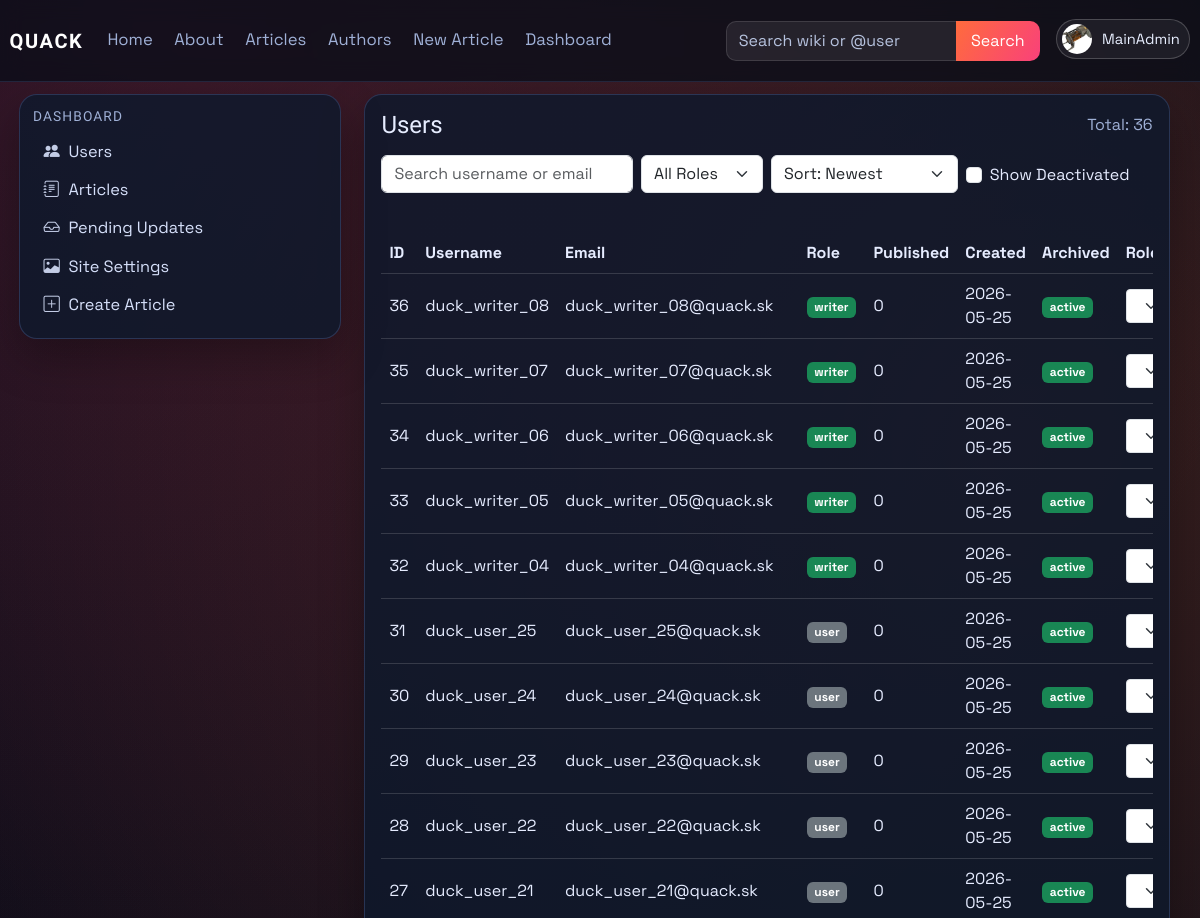
/dashboard/users (signed in, upper part), run on an earlier commit of the app's database.
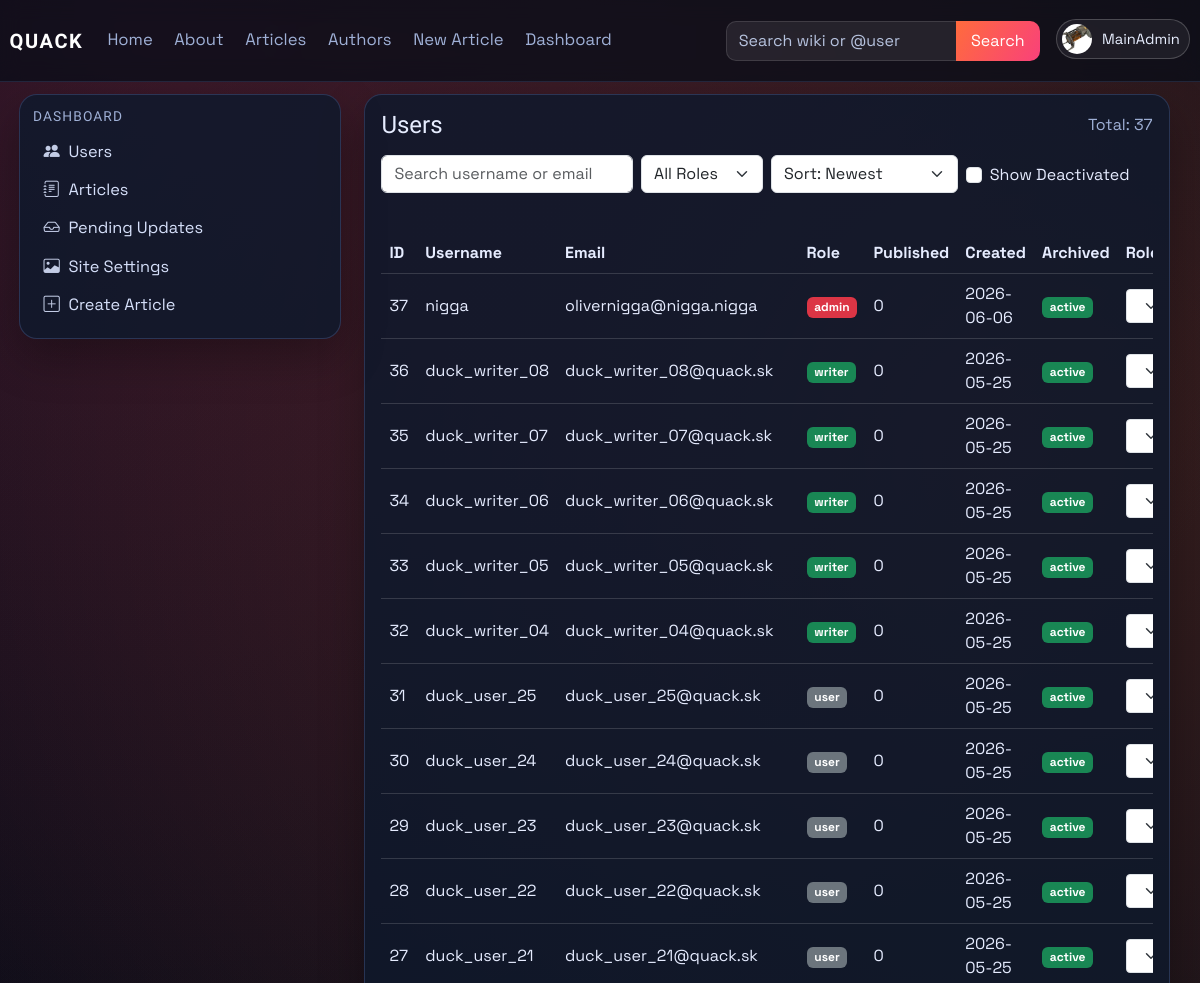
And on a later commit of the database.
### models.py (models this page shows, shortened)
class User(db.Model, UserMixin):
    id = db.Column(db.Integer, primary_key=True)
    username = db.Column(db.String(120), unique=True, nullable=False)
    email = db.Column(db.String(120), unique=True, nullable=False)
    password_hash = db.Column(db.String(128), nullable=False)
    profile_image_url = db.Column(db.String(120), nullable=True)
    public_display_name = db.Column(db.String(80), nullable=True)
    public_bio = db.Column(db.Text, nullable=True)
    created_at = db.Column(db.DateTime, default=datetime.utcnow)
    role = db.Column(db.String(30), default='user')
    is_archived = db.Column(db.Boolean, default=False, nullable=False)
    archived_at = db.Column(db.DateTime, nullable=True)

### main.py (the view)
@app.route('/dashboard/users')
@role_required(['admin'])
def dashboard_users():
    search = (request.args.get('q') or '').strip()
    role_filter = (request.args.get('role') or 'all').strip().lower()
    show_archived = request.args.get('show_archived') == '1'
    sort = (request.args.get('sort') or 'newest').strip().lower()
    query = User.query
    if not show_archived:
        query = query.filter(User.is_archived.is_(False))
    if search:
        like = f'%{search}%'
        query = query.filter((User.username.ilike(like)) | (User.email.ilike(like)))
    if role_filter in {'user', 'writer', 'admin'}:
        query = query.filter(User.role == role_filter)
    sort_map = {
        'newest': User.created_at.desc(),
        'oldest': User.created_at.asc(),
        'username_az': User.username.asc(),
        'username_za': User.username.desc(),
        'role_az': User.role.asc(),
        'role_za': User.role.desc(),
    }
    users = query.order_by(sort_map.get(sort, User.created_at.desc())).all()
    all_published_counts = published_article_counts_by_user()
    published_counts = {user.username: all_published_counts.get(user.username, 0) for user in users}
    role_form = RoleForm()
    return render_template(
        'dashboard_users.html',
        users=users,
        published_counts=published_counts,
        role_form=role_form,
        search=search,
        role_filter=role_filter,
        show_archived=show_archived,
        sort=sort,
    )

### templates/dashboard_users.html (shortened to what this page needs)
{% extends "_base.html" %}
{% block content %}
<div class="container-fluid px-0">
    <section id="users-section" class="card p-3">
        <div class="d-flex justify-content-between align-items-center mb-3">
            <h4 class="mb-0">Users</h4>
            <span class="text-muted">Total: {{ users|length }}</span>
        </div>
        <form method="GET" action="{{ url_for('dashboard_users') }}" class="row g-2 mb-3" id="usersFilterForm">
            <div class="col-md-4">
                <input class="form-control" type="search" name="q" value="{{ search }}" placeholder="Search username or email" id="usersSearch">
            </div>
            <div class="col-md-2">
                <select class="form-select" name="role" onchange="this.form.submit()">
                    <option value="all" {% if role_filter == 'all' %}selected{% endif %}>All Roles</option>
                </select>
            </div>
            <div class="col-md-3">
                <select class="form-select" name="sort" onchange="this.form.submit()">
                    <option value="newest" {% if sort == 'newest' %}selected{% endif %}>Sort: Newest</option>
                </select>
            </div>
            <div class="col-md-3">
                <div class="form-check mt-2">
                    <input class="form-check-input" type="checkbox" value="1" id="showArchivedUsers" name="show_archived" onchange="this.form.submit()" {% if show_archived %}checked{% endif %}>
                    <label class="form-check-label" for="showArchivedUsers">Show Deactivated</label>
                </div>
            </div>
        </form>
        <div class="table-responsive">
            <table class="table table-hover align-middle">
                <thead>
                    <tr>
                        <th>ID</th>
                        <th>Username</th>
                        <th>Email</th>
                        <th>Role</th>
                        <th>Published</th>
                        <th>Created</th>
                        <th>Archived</th>
                        <th>Role Action</th>
                    </tr>
                </thead>
                <tbody>
                    {% for user in users %}
                    <tr>
                        <td>{{ user.id }}</td>
                        <td>
                            {% if user.is_archived %}
                            <span class="text-muted">{{ user.username }}</span>
                            {% else %}
                            <a href="{{ url_for('public_profile', username=user.username) }}">{{ user.username }}</a>
                            {% endif %}
                        </td>
                        <td>
                            {% if user.username == "MainAdmin" %}
                                <span class="text-muted">Hidden</span>
                            {% else %}
                                {{ user.email }}
                            {% endif %}
                        </td>
                        <td>
                            {% if user.role == "admin" %}
                            <span class="badge bg-danger">admin</span>
                            {% elif user.role == "writer" %}
                            <span class="badge bg-success">writer</span>
                            {% else %}
                            <span class="badge bg-secondary">user</span>
                            {% endif %}
                        </td>
                        <td>{{ published_counts.get(user.username, 0) }}</td>
                        <td>{{ user.created_at.strftime('%Y-%m-%d') if user.created_at else '-' }}</td>
                        <td>
                            {% if user.is_archived %}
                            <span class="badge bg-secondary">deactivated</span>
                            {% else %}
                            <span class="badge bg-success">active</span>
                            {% endif %}
                        </td>
                        <td>
                            {% if user.is_archived %}
                                <span class="text-muted small">Deactivated user</span>
                            {% elif user.username == "MainAdmin" %}
                                <span class="text-muted small">Protected account</span>
                            {% elif user.id == current_user.id %}
                                <span class="text-muted small">Self-change blocked</span>
                            {% elif user.role == "admin" and current_user.username != "MainAdmin" %}
                                <span class="text-muted small">Only MainAdmin can modify admins</span>
                            {% else %}
                            <form method="POST" action="{{ url_for('set_role', user_id=user.id) }}" class="d-flex gap-2">
                                {{ role_form.role(class="form-select form-select-sm") }}
                            </form>
                            {% endif %}
                        </td>
                    </tr>
                    {% endfor %}
                </tbody>
            </table>
        </div>
    </section>
</div>
{% endblock %}

### templates/_base.html (shortened to what this page needs)
<!doctype html>
<html lang="en">
<head>
    <link href="https://cdn.jsdelivr.net/npm/bootstrap@5.3.3/dist/css/bootstrap.min.css" rel="stylesheet">
    <link href="https://cdn.jsdelivr.net/npm/bootstrap-icons@1.11.3/font/bootstrap-icons.min.css" rel="stylesheet">
    <link rel="stylesheet" href="{{ url_for('static', filename='css/style.css', v='20260606-1') }}">
</head>
<body>
    {% from "partials/tag_link.html" import tag_article_link %}
    {% include "partials/navbar.html" %}
    <div class="layout-shell container-fluid">
        <aside class="wiki-sidebar-detached d-none d-lg-block">
            {% include "partials/sidebar.html" %}
        </aside>
        <main class="page-content page-content-with-sidebar">
            {% block content %}{% endblock %}
        </main>
    </div>
</body>
</html>

### templates/partials/tag_link.html
{% macro tag_article_link(tag, label, icon='', class_name='') -%}
<a href="{{ url_for('about') if tag == 'about-us' else url_for('tagged_article', tag=tag) }}"{% if class_name %} class="{{ class_name }}"{% endif %}>
    {% if icon %}<i class="{{ icon }} sidebar-icon"></i>{% endif %}{{ label }}
</a>
{%- endmacro %}

### templates/partials/navbar.html (shortened to what this page needs)
{% from "partials/tag_link.html" import tag_article_link %}
<nav class="navbar navbar-expand-lg main-nav">
    <div class="container-fluid nav-wrap">
        <a class="navbar-brand brand-mark" href="{{ url_for('index') }}">QUACK</a>
        <div class="collapse navbar-collapse" id="navbarNav">
            <ul class="navbar-nav me-auto nav-links">
                <li class="nav-item"><a class="nav-link" href="{{ url_for('index') }}">Home</a></li>
                <li class="nav-item">{{ tag_article_link('about-us', 'About', class_name='nav-link') }}</li>
                <li class="nav-item"><a class="nav-link" href="{{ url_for('articles') }}">Articles</a></li>
                <li class="nav-item"><a class="nav-link" href="{{ url_for('authors') }}">Authors</a></li>
                <li class="nav-item"><a class="nav-link" href="{{ url_for('create_article') }}">New Article</a></li>
                {% if current_user.is_authenticated and current_user.role == "admin" %}
                <li class="nav-item"><a class="nav-link" href="{{ url_for('dashboard_users') }}">Dashboard</a></li>
                {% elif current_user.is_authenticated and current_user.role == "writer" %}
                <li class="nav-item"><a class="nav-link" href="{{ url_for('dashboard_articles') }}">Articles</a></li>
                {% endif %}
            </ul>
            <ul class="navbar-nav ms-auto align-items-lg-center nav-tools">
                <li class="nav-item nav-search-wrap">
                    <form class="nav-search" method="GET" action="{{ url_for('site_search') }}">
                        {% set nav_query = request.args.get('q', '') %}
                        {% if request.endpoint == 'authors' and request.args.get('all') == '1' and nav_query %}
                            {% set nav_query = '@' ~ nav_query %}
                        {% elif request.endpoint not in ['articles', 'authors'] %}
                            {% set nav_query = '' %}
                        {% endif %}
                        <input class="form-control" type="search" name="q" value="{{ nav_query }}" placeholder="Search wiki or @user">
                        <button class="btn btn-brand" type="submit">Search</button>
                    </form>
                </li>
                {% if current_user.is_authenticated %}
                <li class="nav-item dropdown ms-lg-3">
                    <a class="profile-trigger" href="#" role="button" data-bs-toggle="dropdown" aria-expanded="false">
                        {% if current_user.profile_image_url %}
                        <img class="profile-avatar profile-avatar-img" src="{{ url_for('static', filename='img/' ~ current_user.profile_image_url) }}" alt="{{ current_user.username }} profile picture">
                        {% else %}
                        <span class="profile-avatar">{{ current_user.username[0]|upper }}</span>
                        {% endif %}
                        <span class="profile-name">{{ current_user.username }}</span>
                    </a>
                </li>
                {% else %}
                <li class="nav-item ms-lg-3">
                    <a class="btn btn-outline-light nav-login-btn" href="{{ url_for('login') }}">Login</a>
                </li>
                {% endif %}
            </ul>
        </div>
    </div>
</nav>

### templates/partials/sidebar.html (shortened to what this page needs)
<nav class="wiki-sidebar">
    {% if current_user.is_authenticated and current_user.role in ['admin', 'writer'] and request.endpoint in ['dashboard_users', 'dashboard_articles', 'dashboard_updates', 'dashboard_settings'] %}
    <h6 class="sidebar-title">Dashboard</h6>
    {% if current_user.role == 'admin' %}
    <a href="{{ url_for('dashboard_users') }}"><i class="bi bi-people-fill sidebar-icon"></i>Users</a>
    {% endif %}
    <a href="{{ url_for('dashboard_articles') }}"><i class="bi bi-journal-text sidebar-icon"></i>Articles</a>
    <a href="{{ url_for('dashboard_updates') }}"><i class="bi bi-inbox sidebar-icon"></i>Pending Updates</a>
    {% if current_user.role == 'admin' %}
    <a href="{{ url_for('dashboard_settings') }}"><i class="bi bi-image sidebar-icon"></i>Site Settings</a>
    {% endif %}
    <a href="{{ url_for('create_article') }}"><i class="bi bi-plus-square sidebar-icon"></i>Create Article</a>
    {% endif %}
</nav>

### templates/partials/footer.html (shortened to what this page needs)
{% from "partials/tag_link.html" import tag_article_link %}

What changed in the data, as far as the page shows it:
added User: id "37", username "nigga", email "olivernigga@nigga.nigga", role "admin", get "0", created_at "2026-06-06", is_archived "active"
Also different on the page:
{{ users|length }}: "36" → "37"
